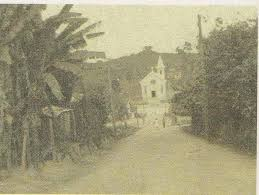
#> input picture Atividade Avaliativa/antiga.jpg, 259 x 195 px, found by its file name
$ python ComparandoTransformadas.py
#> lines starting #> are read from the running program, lines starting #| are printed output that depends on the picture
import cv2
import numpy as np
import matplotlib.pyplot as plt
from scipy import fftpack
from pywt import dwt2, idwt2

# Carregar a imagem
img = cv2.imread('C:/Users/user/Documents/GitHub/CGPI/Atividade Avaliativa/antiga.jpg', 0)  # Carregar em tons de cinza
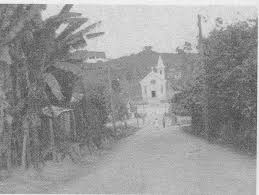
#> img: shape (195, 259); min 66, max 253, mean 152.7

# Transformada de Fourier
fft_img = fftpack.fft2(img)
fft_img_shift = np.fft.fftshift(fft_img)
magnitude_spectrum = 20*np.log(np.abs(fft_img_shift))
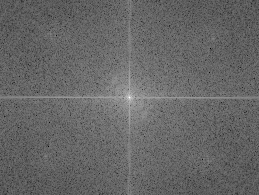
#> magnitude_spectrum: shape (195, 259) float64; min 30.54, max 317.2, mean 146; drawn with min black and max white

# Transformada Wavelet
coeffs = dwt2(img, 'haar')  # 'haar' é apenas um exemplo de wavelet
LL, (LH, HL, HH) = coeffs
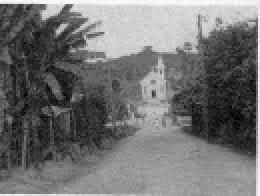
#> LL: shape (98, 130) float64 (shown 2 times larger); min 160.5, max 485.5, mean 306.4; drawn with min black and max white
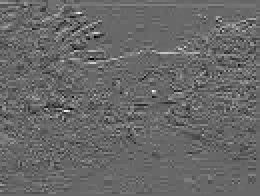
#> LH: shape (98, 130) float64 (shown 2 times larger); min -53.5, max 77, mean 0; drawn with min black and max white
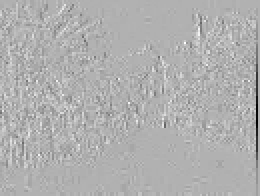
#> HL: shape (98, 130) float64 (shown 2 times larger); min -129.5, max 57, mean -0.5; drawn with min black and max white
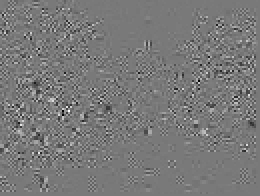
#> HH: shape (98, 130) float64 (shown 2 times larger); min -35, max 38.5, mean 0; drawn with min black and max white

# Reconstrução da imagem a partir da Transformada Wavelet
img_rec = idwt2(coeffs, 'haar')
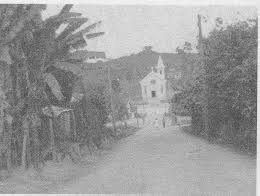
#> img_rec: shape (196, 260) float64; min 66, max 253, mean 153.2

# Visualização
fig, axes = plt.subplots(2, 3, figsize=(10, 5))
ax = axes.ravel()

ax[0].imshow(img, cmap='gray')
ax[0].set_title('Imagem Original')

ax[1].imshow(magnitude_spectrum, cmap='gray')
ax[1].set_title('Fourier')

ax[2].imshow(LL, cmap='gray')
ax[2].set_title('Aproximação (LL)')

ax[3].imshow(LH, cmap='gray')
ax[3].set_title('Detalhes (LH)')

ax[4].imshow(HL, cmap='gray')
ax[4].set_title('Detalhes (HL)')

ax[5].imshow(HH, cmap='gray')
ax[5].set_title('Detalhes (HH)')

plt.tight_layout()
plt.show()

$ run again, with Atividade Avaliativa/joaquinzao.jpg copied over Atividade Avaliativa/antiga.jpg
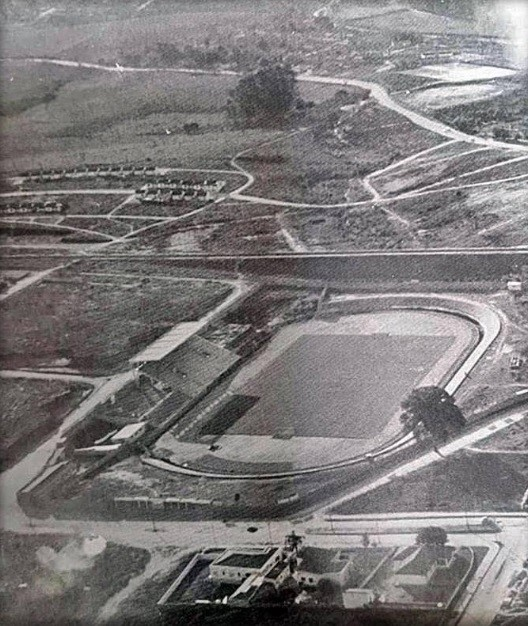
#> input picture Atividade Avaliativa/joaquinzao.jpg, 528 x 626 px, found by its file name
#> `magnitude_spectrum = 20*np.log(np.abs(fft_img_shift))`:
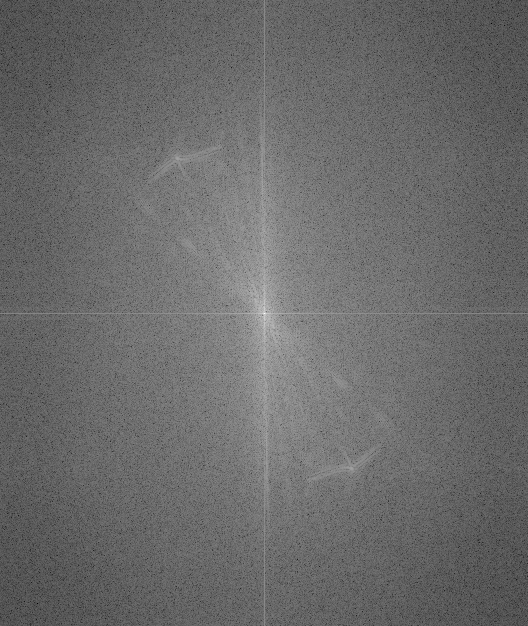
#> magnitude_spectrum: shape (626, 528) float64; min 33.61, max 350.3, mean 166.2; drawn with min black and max white
#> `LL, (LH, HL, HH) = coeffs`:
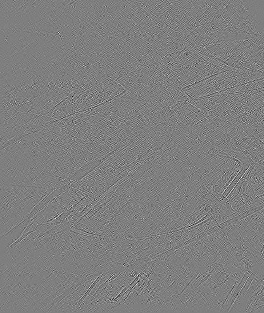
#> HH: shape (313, 264) float64; min -53.5, max 54, mean 0; drawn with min black and max white
